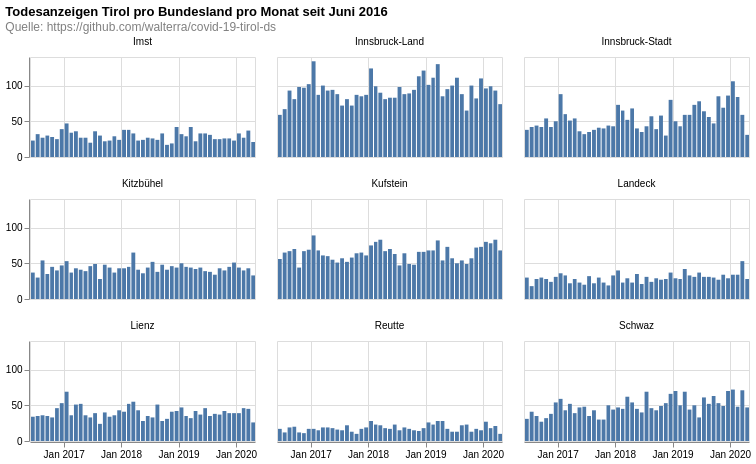

The Vega-Lite source for this figure:
### Vega-Lite specification from a JSON file in a GitHub repository (floating-point values rounded to 4 significant figures; data arrays with more than 128 entries replaced by an {"elided": "..."} marker saying what was removed)
{"$schema": "https://vega.github.io/schema/vega-lite/v4.8.1.json", "columns": 3, "config": {"view": {"continuousHeight": 300, "continuousWidth": 400}}, "data": {"name": "data-581baede0460e061ab95d3b85e9b5e07"}, "datasets": {"data-581baede0460e061ab95d3b85e9b5e07": {"elided": "9197 records"}}, "facet": {"field": "district", "title": null, "type": "nominal"}, "spec": {"layer": [{"encoding": {"tooltip": [{"field": "date", "timeUnit": "yearmonth", "type": "temporal"}, {"aggregate": "sum", "field": "count", "type": "quantitative"}], "x": {"field": "date", "timeUnit": "yearmonth", "title": null, "type": "temporal"}, "y": {"aggregate": "sum", "field": "count", "title": null, "type": "quantitative"}}, "height": 100, "mark": "bar", "width": 225}]}, "title": {"color": "black", "subtitle": ["Quelle: https://github.com/walterra/covid-19-tirol-ds"], "subtitleColor": "gray", "text": ["Todesanzeigen Tirol pro Bundesland pro Monat seit Juni 2016"]}}
